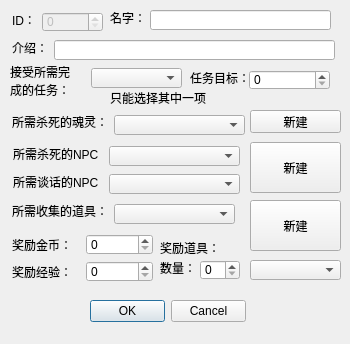
<?xml version="1.0" encoding="UTF-8"?>
<ui version="4.0">
 <class>NewTask</class>
 <widget class="QDialog" name="NewTask">
  <property name="geometry">
   <rect>
    <x>0</x>
    <y>0</y>
    <width>350</width>
    <height>344</height>
   </rect>
  </property>
  <property name="windowTitle">
   <string>Dialog</string>
  </property>
  <widget class="QDialogButtonBox" name="buttonBox">
   <property name="geometry">
    <rect>
     <x>90</x>
     <y>300</y>
     <width>156</width>
     <height>23</height>
    </rect>
   </property>
   <property name="orientation">
    <enum>Qt::Horizontal</enum>
   </property>
   <property name="standardButtons">
    <set>QDialogButtonBox::Cancel|QDialogButtonBox::Ok</set>
   </property>
  </widget>
  <widget class="QLabel" name="label">
   <property name="geometry">
    <rect>
     <x>12</x>
     <y>12</y>
     <width>24</width>
     <height>16</height>
    </rect>
   </property>
   <property name="text">
    <string>ID：</string>
   </property>
  </widget>
  <widget class="QSpinBox" name="ID">
   <property name="enabled">
    <bool>false</bool>
   </property>
   <property name="geometry">
    <rect>
     <x>42</x>
     <y>12</y>
     <width>61</width>
     <height>20</height>
    </rect>
   </property>
  </widget>
  <widget class="QLabel" name="label_2">
   <property name="geometry">
    <rect>
     <x>110</x>
     <y>10</y>
     <width>36</width>
     <height>16</height>
    </rect>
   </property>
   <property name="text">
    <string>名字：</string>
   </property>
  </widget>
  <widget class="QLineEdit" name="Name">
   <property name="geometry">
    <rect>
     <x>150</x>
     <y>10</y>
     <width>181</width>
     <height>20</height>
    </rect>
   </property>
  </widget>
  <widget class="QLabel" name="label_3">
   <property name="geometry">
    <rect>
     <x>12</x>
     <y>40</y>
     <width>36</width>
     <height>16</height>
    </rect>
   </property>
   <property name="text">
    <string>介绍：</string>
   </property>
  </widget>
  <widget class="QLineEdit" name="Des">
   <property name="geometry">
    <rect>
     <x>54</x>
     <y>40</y>
     <width>281</width>
     <height>20</height>
    </rect>
   </property>
  </widget>
  <widget class="QLabel" name="label_4">
   <property name="geometry">
    <rect>
     <x>10</x>
     <y>60</y>
     <width>71</width>
     <height>41</height>
    </rect>
   </property>
   <property name="text">
    <string>接受所需完成的任务：</string>
   </property>
   <property name="wordWrap">
    <bool>true</bool>
   </property>
  </widget>
  <widget class="QComboBox" name="NeedTask">
   <property name="geometry">
    <rect>
     <x>91</x>
     <y>68</y>
     <width>91</width>
     <height>20</height>
    </rect>
   </property>
  </widget>
  <widget class="QLabel" name="label_6">
   <property name="geometry">
    <rect>
     <x>190</x>
     <y>70</y>
     <width>60</width>
     <height>16</height>
    </rect>
   </property>
   <property name="text">
    <string>任务目标：</string>
   </property>
  </widget>
  <widget class="QSpinBox" name="Target">
   <property name="geometry">
    <rect>
     <x>249</x>
     <y>70</y>
     <width>81</width>
     <height>20</height>
    </rect>
   </property>
  </widget>
  <widget class="QLabel" name="label_7">
   <property name="geometry">
    <rect>
     <x>12</x>
     <y>114</y>
     <width>96</width>
     <height>16</height>
    </rect>
   </property>
   <property name="text">
    <string>所需杀死的魂灵：</string>
   </property>
  </widget>
  <widget class="QComboBox" name="NeedKillHL">
   <property name="geometry">
    <rect>
     <x>114</x>
     <y>115</y>
     <width>131</width>
     <height>20</height>
    </rect>
   </property>
  </widget>
  <widget class="QLabel" name="label_5">
   <property name="geometry">
    <rect>
     <x>13</x>
     <y>146</y>
     <width>90</width>
     <height>16</height>
    </rect>
   </property>
   <property name="text">
    <string>所需杀死的NPC：</string>
   </property>
  </widget>
  <widget class="QComboBox" name="NeedKillNPC">
   <property name="geometry">
    <rect>
     <x>109</x>
     <y>146</y>
     <width>131</width>
     <height>20</height>
    </rect>
   </property>
  </widget>
  <widget class="QLabel" name="label_8">
   <property name="geometry">
    <rect>
     <x>13</x>
     <y>174</y>
     <width>90</width>
     <height>16</height>
    </rect>
   </property>
   <property name="text">
    <string>所需谈话的NPC：</string>
   </property>
  </widget>
  <widget class="QComboBox" name="NeedTalkNPC">
   <property name="geometry">
    <rect>
     <x>109</x>
     <y>174</y>
     <width>131</width>
     <height>20</height>
    </rect>
   </property>
  </widget>
  <widget class="QLabel" name="label_9">
   <property name="geometry">
    <rect>
     <x>12</x>
     <y>203</y>
     <width>96</width>
     <height>16</height>
    </rect>
   </property>
   <property name="text">
    <string>所需收集的道具：</string>
   </property>
  </widget>
  <widget class="QComboBox" name="NeedGetItem">
   <property name="geometry">
    <rect>
     <x>114</x>
     <y>204</y>
     <width>121</width>
     <height>20</height>
    </rect>
   </property>
  </widget>
  <widget class="QLabel" name="label_10">
   <property name="geometry">
    <rect>
     <x>110</x>
     <y>90</y>
     <width>96</width>
     <height>16</height>
    </rect>
   </property>
   <property name="text">
    <string>只能选择其中一项</string>
   </property>
   <property name="alignment">
    <set>Qt::AlignCenter</set>
   </property>
   <property name="wordWrap">
    <bool>true</bool>
   </property>
  </widget>
  <widget class="QLabel" name="label_13">
   <property name="geometry">
    <rect>
     <x>160</x>
     <y>240</y>
     <width>71</width>
     <height>16</height>
    </rect>
   </property>
   <property name="text">
    <string>奖励道具：</string>
   </property>
  </widget>
  <widget class="QLabel" name="label_14">
   <property name="geometry">
    <rect>
     <x>160</x>
     <y>260</y>
     <width>36</width>
     <height>16</height>
    </rect>
   </property>
   <property name="text">
    <string>数量：</string>
   </property>
  </widget>
  <widget class="QSpinBox" name="A_Count">
   <property name="geometry">
    <rect>
     <x>200</x>
     <y>260</y>
     <width>40</width>
     <height>20</height>
    </rect>
   </property>
  </widget>
  <widget class="QPushButton" name="NewHL">
   <property name="geometry">
    <rect>
     <x>250</x>
     <y>110</y>
     <width>91</width>
     <height>23</height>
    </rect>
   </property>
   <property name="text">
    <string>新建</string>
   </property>
  </widget>
  <widget class="QPushButton" name="NewNPC">
   <property name="geometry">
    <rect>
     <x>250</x>
     <y>142</y>
     <width>91</width>
     <height>51</height>
    </rect>
   </property>
   <property name="text">
    <string>新建</string>
   </property>
  </widget>
  <widget class="QPushButton" name="NewItem">
   <property name="geometry">
    <rect>
     <x>250</x>
     <y>200</y>
     <width>91</width>
     <height>51</height>
    </rect>
   </property>
   <property name="text">
    <string>新建</string>
   </property>
  </widget>
  <widget class="QComboBox" name="A_Item">
   <property name="geometry">
    <rect>
     <x>250</x>
     <y>260</y>
     <width>91</width>
     <height>20</height>
    </rect>
   </property>
  </widget>
  <widget class="QWidget" name="layoutWidget">
   <property name="geometry">
    <rect>
     <x>12</x>
     <y>234</y>
     <width>141</width>
     <height>48</height>
    </rect>
   </property>
   <layout class="QGridLayout" name="gridLayout_2">
    <item row="0" column="0">
     <widget class="QLabel" name="label_11">
      <property name="text">
       <string>奖励金币：</string>
      </property>
     </widget>
    </item>
    <item row="0" column="1">
     <widget class="QSpinBox" name="A_Coin">
      <property name="maximum">
       <number>999999</number>
      </property>
      <property name="singleStep">
       <number>10</number>
      </property>
     </widget>
    </item>
    <item row="1" column="0">
     <widget class="QLabel" name="label_12">
      <property name="text">
       <string>奖励经验：</string>
      </property>
     </widget>
    </item>
    <item row="1" column="1">
     <widget class="QSpinBox" name="A_Exp">
      <property name="maximum">
       <number>999999</number>
      </property>
      <property name="singleStep">
       <number>10</number>
      </property>
     </widget>
    </item>
   </layout>
  </widget>
 </widget>
 <resources/>
 <connections>
  <connection>
   <sender>buttonBox</sender>
   <signal>accepted()</signal>
   <receiver>NewTask</receiver>
   <slot>accept()</slot>
   <hints>
    <hint type="sourcelabel">
     <x>248</x>
     <y>254</y>
    </hint>
    <hint type="destinationlabel">
     <x>157</x>
     <y>274</y>
    </hint>
   </hints>
  </connection>
  <connection>
   <sender>buttonBox</sender>
   <signal>rejected()</signal>
   <receiver>NewTask</receiver>
   <slot>reject()</slot>
   <hints>
    <hint type="sourcelabel">
     <x>316</x>
     <y>260</y>
    </hint>
    <hint type="destinationlabel">
     <x>286</x>
     <y>274</y>
    </hint>
   </hints>
  </connection>
 </connections>
</ui>
